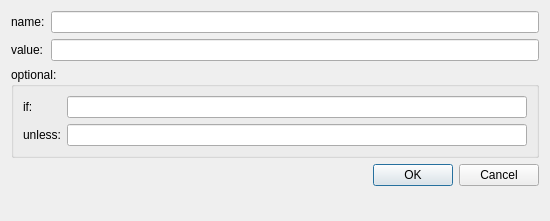
<?xml version="1.0" encoding="UTF-8"?>
<ui version="4.0">
 <class>EnvEdit</class>
 <widget class="QDialog" name="EnvEdit">
  <property name="geometry">
   <rect>
    <x>0</x>
    <y>0</y>
    <width>550</width>
    <height>221</height>
   </rect>
  </property>
  <property name="windowTitle">
   <string>Env:</string>
  </property>
  <property name="windowIcon">
   <iconset>
    <normaloff>:/icons/logo.png</normaloff>:/icons/logo.png</iconset>
  </property>
  <layout class="QFormLayout" name="formLayout_2">
   <item row="0" column="0">
    <widget class="QLabel" name="label">
     <property name="text">
      <string>name:</string>
     </property>
    </widget>
   </item>
   <item row="0" column="1">
    <widget class="QLineEdit" name="lineEdit_name">
     <property name="toolTip">
      <string>environment-variable-name</string>
     </property>
    </widget>
   </item>
   <item row="1" column="0">
    <widget class="QLabel" name="label_3">
     <property name="text">
      <string>value:</string>
     </property>
    </widget>
   </item>
   <item row="1" column="1">
    <widget class="QLineEdit" name="lineEdit_value">
     <property name="toolTip">
      <string>environment-variable-value</string>
     </property>
    </widget>
   </item>
   <item row="2" column="0" colspan="2">
    <widget class="QGroupBox" name="groupBox">
     <property name="title">
      <string>optional:</string>
     </property>
     <layout class="QFormLayout" name="formLayout">
      <item row="0" column="0">
       <widget class="QLabel" name="label_2">
        <property name="text">
         <string>if:</string>
        </property>
       </widget>
      </item>
      <item row="0" column="1">
       <widget class="QLineEdit" name="lineEdit_if">
        <property name="toolTip">
         <string>$(arg foo)</string>
        </property>
       </widget>
      </item>
      <item row="1" column="0">
       <widget class="QLabel" name="label_4">
        <property name="text">
         <string>unless:</string>
        </property>
       </widget>
      </item>
      <item row="1" column="1">
       <widget class="QLineEdit" name="lineEdit_unless">
        <property name="toolTip">
         <string>$(arg foo)</string>
        </property>
       </widget>
      </item>
     </layout>
    </widget>
   </item>
   <item row="3" column="1">
    <widget class="QDialogButtonBox" name="buttonBox">
     <property name="orientation">
      <enum>Qt::Horizontal</enum>
     </property>
     <property name="standardButtons">
      <set>QDialogButtonBox::Cancel|QDialogButtonBox::Ok</set>
     </property>
    </widget>
   </item>
  </layout>
 </widget>
 <resources/>
 <connections>
  <connection>
   <sender>buttonBox</sender>
   <signal>rejected()</signal>
   <receiver>EnvEdit</receiver>
   <slot>reject()</slot>
   <hints>
    <hint type="sourcelabel">
     <x>316</x>
     <y>260</y>
    </hint>
    <hint type="destinationlabel">
     <x>286</x>
     <y>274</y>
    </hint>
   </hints>
  </connection>
  <connection>
   <sender>buttonBox</sender>
   <signal>accepted()</signal>
   <receiver>EnvEdit</receiver>
   <slot>accept()</slot>
   <hints>
    <hint type="sourcelabel">
     <x>248</x>
     <y>254</y>
    </hint>
    <hint type="destinationlabel">
     <x>157</x>
     <y>274</y>
    </hint>
   </hints>
  </connection>
 </connections>
</ui>
